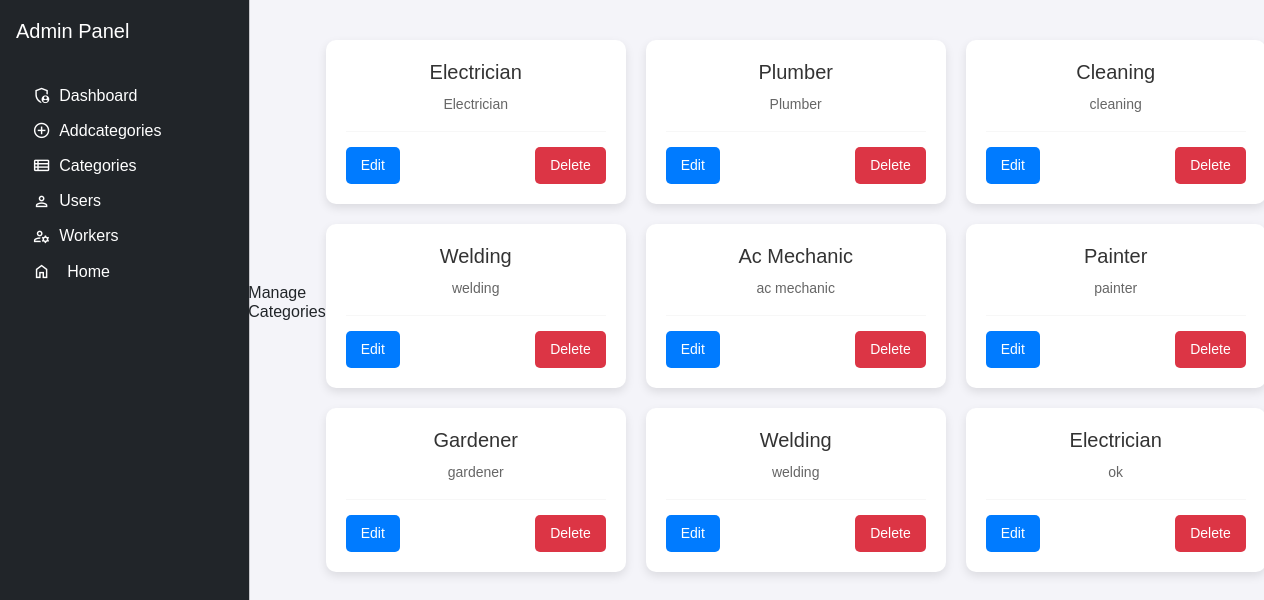
Screenshot of /website/get-categories/ with the database file from the repository.
### website/models.py (models this page shows, shortened)
class Category(models.Model):
    name = models.CharField(max_length=100)
    details = models.TextField()
    image = models.ImageField(upload_to='category')

### website/views.py (the view)
# urls.py: path('get-categories/',get_categories,name='get_categories'),
def get_categories(request):
    categories = Category.objects.all()
    return render(request,'categories.html',{'categories':categories})

### user/context_processors.py (called while the page is built)
def registration_form(request):
    return {'form':RegUser()}

### templates/categories.html
{% extends 'dashboard.html' %}
{% block links %}
{% load static %}
<link rel="stylesheet" href="{% static 'css/categories.css' %}">
{% endblock %}
{% block contents %}
<h1 class="heading">Manage Categories</h1>
<div class="category-container">
  {% for category in categories %}
    <div class="category">
        <h1>{{category.name}}</h1>
        <p>{{category.details}}</p>
        <hr>
        <div class="buttons">
            <a href="{% url 'editcategory' category.id%}"><button class="btn btn-primary">Edit</button></a>
            <a href="{% url 'catdel' category.id %}"><button class="btn btn-danger">Delete</button></a>
        </div>
    </div>
    {% endfor%}
</div>
{% endblock %}

### static/css/categories.css (style rules this page uses)
body { font-family: 'Arial', sans-serif; background-color: #f4f4f9; margin: 0; padding: 20px; display: flex; justify-content: center; }
.category-container { display: grid; grid-template-columns: repeat(auto-fit, minmax(300px, 1fr)); gap: 20px; max-width: 1000px; margin: auto; flex-wrap: wrap; }
.category { background: white; padding: 20px; border-radius: 10px; box-shadow: 0px 4px 10px rgba(0, 0, 0, 0.1); text-align: center; transition: transform 0.2s, box-shadow 0.2s; }
@media (max-width: 1275px) { .category-container { flex-direction: column; } }
.category h1 { font-size: 20px; color: #333; margin-bottom: 10px; }
.category p { color: #666; font-size: 14px; }
hr { border: none; height: 1px; background: #ddd; margin: 15px 0; }
.buttons { display: flex; justify-content: space-between; }
.btn { padding: 8px 15px; border: none; border-radius: 5px; font-size: 14px; cursor: pointer; transition: 0.2s; }
.btn-primary { background: #007bff; color: white; }
.btn-danger { background: #dc3545; color: white; }
.heading { font-size: 1rem; display: flex; align-items: center; }

### rows the page displays
Category: name "Electrician", details "Electrician"
Category: name "Plumber", details "Plumber"
Category: name "Cleaning", details "cleaning"
Category: name "Welding", details "welding"
Category: name "Ac Mechanic", details "ac mechanic"
Category: name "Painter", details "painter"
Category: name "Gardener", details "gardener"
Category: name "Welding", details "welding"
Category: name "Electrician", details "ok"
